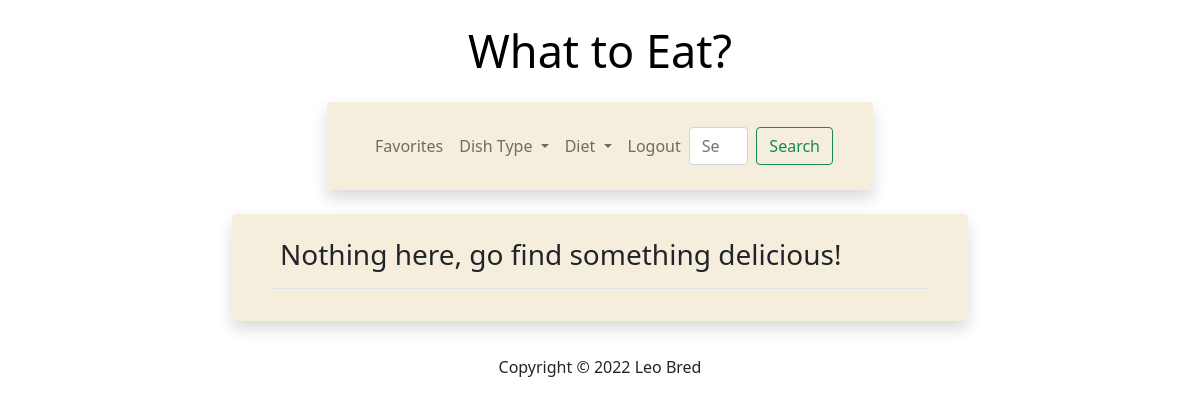
/favorites (signed in), run on an earlier commit of the app's database.
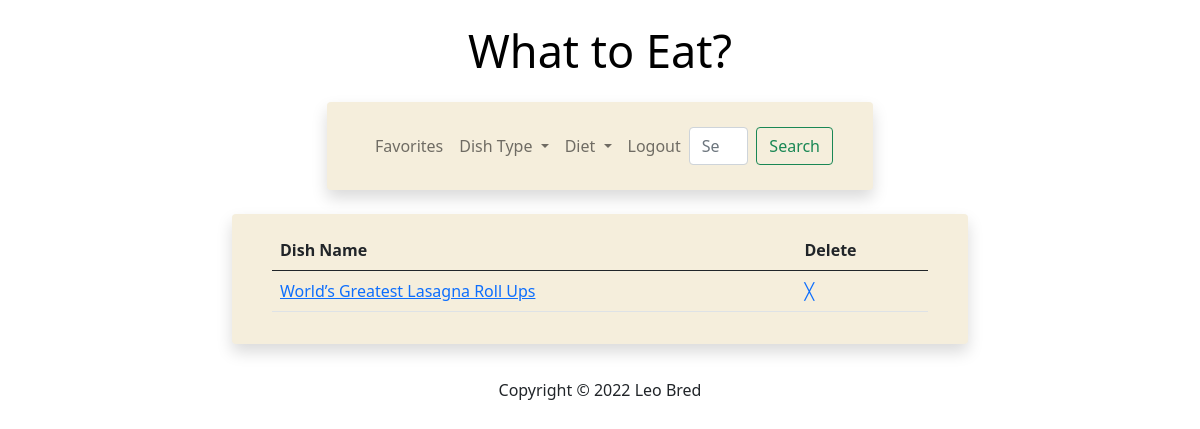
And on a later commit of the database.
### main.py (models this page shows)
class Favorite(db.Model):
    __tablename__ = "favorites"
    id = db.Column(db.Integer, primary_key=True)
    recipe_id = db.Column(db.Integer, nullable=False)
    recipe_name = db.Column(db.String(200), nullable=False)
    owner_id = db.Column(db.Integer, db.ForeignKey("users.id"))
    owner = relationship("User", back_populates="favorites")

### main.py (the view)
@app.route('/favorites')
@login_required
def favorites():
    if current_user.is_authenticated:
        dishes = Favorite.query.filter_by(owner=current_user).all()
        return render_template("favorites.html", dishes=dishes)

### main.py (called while the page is built)
@login_manager.user_loader
def load_user(user_id):
    return User.query.get(user_id)

@app.before_request
def before_request():
    session.permanent = True
    app.permanent_session_lifetime = timedelta(minutes=15)

### templates/favorites.html (shortened to what this page needs)
{% extends 'base.html' %}
{% block content %}
<div class="container holder">
    <div class="row justify-content-md-center">
        <div class="col-lg-8 col-md-10 col-sm-12">
            <div class="shadow p-3 mb-5 bg-body rounded">
				<div class="container">
					<div class="row justify-content-md-center">
						<div class="col">
							<table class="table">
								{% if dishes %}
									<thead>
										<tr>
											<th scope="col">Dish Name</th>
											<th scope="col">Delete</th>
										</tr>
									</thead>
									<tbody>
									{% for dish in dishes %}
										<tr>
											<td><a href="{{ url_for('get_recipe', recipe_id=dish.recipe_id) }}">{{ dish.recipe_name }}</a></td>
											<td><a href="{{ url_for('delete', recipe_id=dish.id) }}">╳</a></td>
										</tr>
									{% endfor %}
								{% else %}
									<tr>
										<td><h3>Nothing here, go find something delicious!</h3></td>
									</tr>
								{% endif %}
								</tbody>
							</table>
						</div>
					</div>
				</div>
            </div>
        </div>
    </div>
</div>
{% endblock %}

### templates/base.html (shortened to what this page needs)
<!DOCTYPE html>
<html>
<head>
    <link href="https://cdn.jsdelivr.net/npm/bootstrap@5.0.2/dist/css/bootstrap.min.css" rel="stylesheet">
    <link rel="stylesheet" href="{{url_for('static', filename='css/styles.css')}}">
</head>
<body>
    <div class="container main">
        <a class="brand" href="{{ url_for('home') }}"><h1 class="brand">What to Eat?</h1></a>
    </div>
    <div class="container navigation">
        <div class="row justify-content-md-center">
            <div class="col-lg-6 col-md-10 col-sm-12">
                <div class="shadow p-3 mb-5 bg-body rounded">
                    <nav class="navbar navbar-expand-lg navbar-light">
                        <div class="container-fluid ">
                            <div class="collapse navbar-collapse" id="navbarSupportedContent">
                              <ul class="navbar-nav me-auto mb-2 mb-lg-0">
                                {% if not current_user.is_authenticated %}
                                    <li class="nav-item">
                                      <a class="nav-link" href="{{ url_for('login') }}">Login</a>
                                    </li>
                                    <li class="nav-item">
                                      <a class="nav-link" href="{{ url_for('register') }}">Register</a>
                                    </li>
                                {% else %}
                                 <li class="nav-item">
                                  <a class="nav-link" href="{{ url_for('favorites') }}">Favorites</a>
                                 </li>
                                 {% endif %}
                                <li class="nav-item dropdown">
                                  <a class="nav-link dropdown-toggle" href="#" id="navbarDropdown" role="button" data-bs-toggle="dropdown" aria-expanded="false">
                                    Dish Type
                                  </a>
                                </li>
                                  <li class="nav-item dropdown">
                                      <a class="nav-link dropdown-toggle" href="#" id="dietDropdown" role="button" data-bs-toggle="dropdown" aria-expanded="false">
                                        Diet
                                      </a>
                                  </li>
                                {% if current_user.is_authenticated %}
                                  <li class="nav-item">
                                    <a class="nav-link" href="{{ url_for('logout') }}">Logout</a>
                                  </li>
                                 {% endif %}
                              </ul>
                              <form class="d-flex" action="{{ url_for('search_recipe') }}" method="post">
                                <input name="recipe-name" class="form-control me-2" type="search" placeholder="Search" aria-label="Search">
                                <button class="btn btn-outline-success" type="submit">Search</button>
                              </form>
                            </div>
                        </div>
                    </nav>
                </div>
            </div>
        </div>
    </div>
{% block content %}
{% endblock %}
<footer>
    <div class="container footer">
        <p>Copyright &copy; <script>document.write(new Date().getFullYear())</script> Leo Bred</p>
    </div>
</footer>
</body>
</html>

### static/css/styles.css (style rules this page uses)
p { line-height: 2; }
.mb-5 { margin-bottom: 0!important; }
.container.footer { text-align: center; }
.container.holder { margin-bottom: 30px; }
.container.main { text-align: center; margin-top: 2%; margin-bottom: 2%; }
.brand { font-size: 45px; text-decoration: none !important; color: black; }
.container { margin: 3%; }
.bg-body { background-color: #F5EEDC !important; }
.container { margin: auto; }
.container.navigation { margin-bottom: 1.5rem; }

What changed in the data, as far as the page shows it:
added Favorite: recipe_name "World’s Greatest Lasagna Roll Ups"
Also different on the page:
text no longer shown: "Nothing here, go find something delicious!"
text now shown: "Dish Name Delete"
